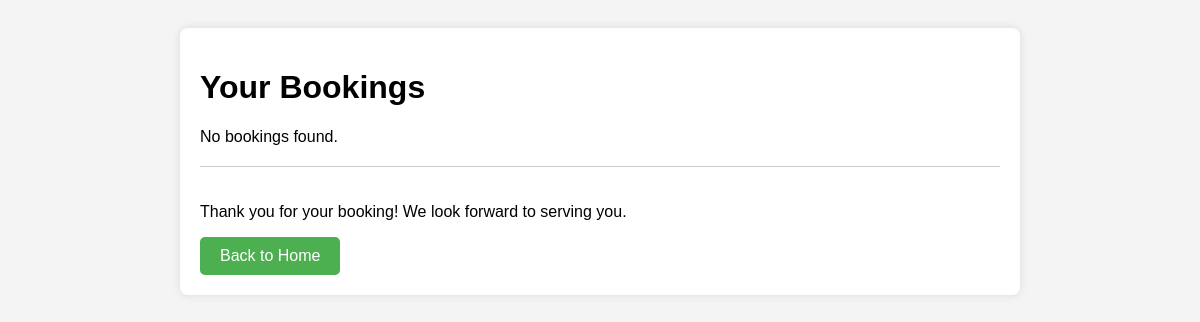
The app's page /booking_list/ (signed in), older data.
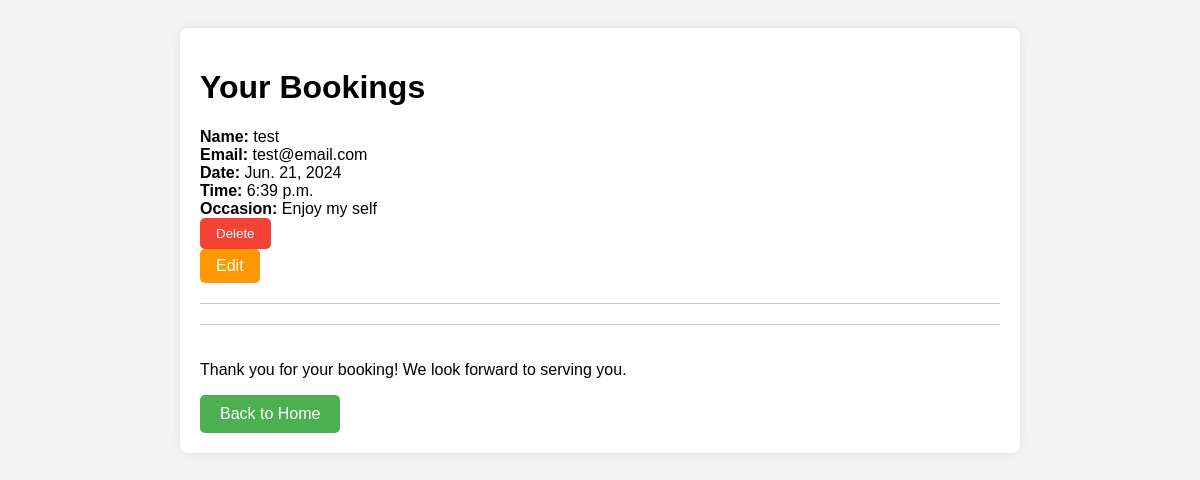
The same page, newer data.
### restaurant/models.py (models this page shows, shortened)
class Booking(models.Model):
    user = models.ForeignKey(User, on_delete=models.CASCADE, default=None)
    name = models.CharField(max_length=30)
    email = models.EmailField()
    num_people = models.PositiveIntegerField(default=1)
    date = models.DateTimeField()
    time = models.TimeField()
    OCCASION_CHOICES = [
        ('1', 'Enjoy my self'),
        ('2', 'Date'),
        ('3', 'Birthday'),
        ('4', 'Anniversary'),
        ('5', 'Party'),
    ]
    occasion = models.CharField(
        max_length=1, choices=OCCASION_CHOICES, default='1'
        )

### restaurant/views.py (the view)
# urls.py: path('booking_list/', views.booking_list, name='booking_list'),
@login_required
def booking_list(request):
    bookings = Booking.objects.filter(user=request.user)
    return render(request, 'booking/booking_list.html', {'bookings': bookings})

### restaurant/templates/booking/booking_list.html (shortened to what this page needs)
<!DOCTYPE html>
<html lang="en">
<head>
</head>
<body>
    <div class="container">
        <h1>Your Bookings</h1>
        {% if bookings %}
            <ul class="booking-list">
                {% for booking in bookings %}
                    <li>
                        <strong>Name:</strong> {{ booking.name }}<br>
                        <strong>Email:</strong> {{ booking.email }}<br>
                        <strong>Date:</strong> {{ booking.date|date:"M. d, Y" }}<br>
                        <strong>Time:</strong> {{ booking.time }}<br>
                        <strong>Occasion:</strong> {{ booking.get_occasion_display }}<br>
                        <form id="delete-form-{{ booking.id }}" method="post" action="{% url 'delete_booking' booking.id %}">
                            <button type="button" onclick="confirmDelete('{{ booking.id }}')" class="delete-button">Delete</button>
                        </form>
                        <a href="{% url 'update_booking' booking.id %}" class="edit-button">Edit</a>
                    </li>
                {% endfor %}
            </ul>
        {% else %}
            <p>No bookings found.</p>
        {% endif %}
        <div class="thank-you-message">
            <p>Thank you for your booking! We look forward to serving you.</p>
        </div>
        <a href="{% url 'home' %}" class="back-to-home">Back to Home</a>
    </div>
</body>
</html>

### restaurant/templates/booking/booking_list.html (style rules this page uses)
body { font-family: Arial, sans-serif; background-color: #f4f4f4; padding: 20px; }
.container { max-width: 800px; margin: 0 auto; background-color: #fff; padding: 20px; border-radius: 8px; box-shadow: 0 0 10px rgba(0, 0, 0, 0.1); }
.booking-list { list-style: none; padding: 0; }
.booking-list li { margin-bottom: 20px; border-bottom: 1px solid #ccc; padding-bottom: 20px; }
.thank-you-message { margin-top: 20px; padding-top: 20px; border-top: 1px solid #ccc; }
.back-to-home { display: inline-block; background-color: #4CAF50; color: white; padding: 10px 20px; text-decoration: none; border-radius: 5px; transition: background-color 0.3s ease; }
.edit-button { display: inline-block; background-color: #ff9800; color: white; padding: 8px 16px; text-decoration: none; border-radius: 5px; transition: background-color 0.3s ease; }
.delete-button { display: inline-block; background-color: #f44336; color: white; padding: 8px 16px; text-decoration: none; border-radius: 5px; transition: background-color 0.3s ease; border: none; cursor: pointer; }

Row changes from the older to the newer data that the page shows:
added Booking: name "test", email "test@email.com", date "Jun. 21, 2024", time "6:39 p.m.", occasion "Enjoy my self"
Text that changed along with them:
text no longer shown: "No bookings found."
